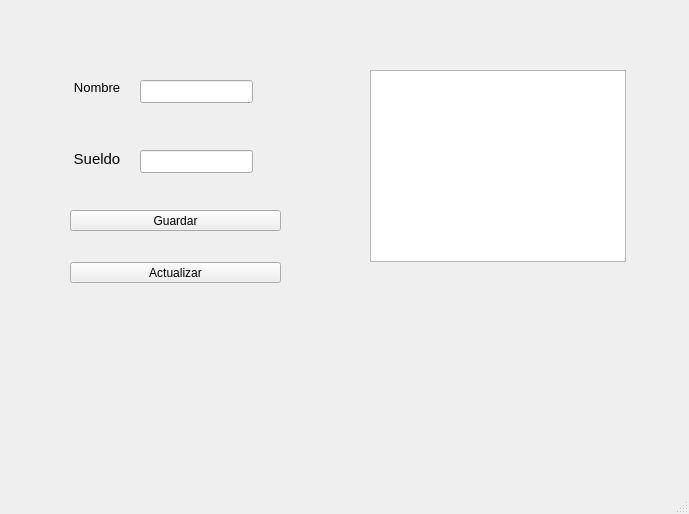
<?xml version="1.0" encoding="UTF-8"?>
<ui version="4.0">
 <class>MainWindow</class>
 <widget class="QMainWindow" name="MainWindow">
  <property name="geometry">
   <rect>
    <x>0</x>
    <y>0</y>
    <width>689</width>
    <height>514</height>
   </rect>
  </property>
  <property name="windowTitle">
   <string>MainWindow</string>
  </property>
  <widget class="QWidget" name="centralwidget">
   <widget class="QLineEdit" name="nombre">
    <property name="geometry">
     <rect>
      <x>140</x>
      <y>80</y>
      <width>113</width>
      <height>23</height>
     </rect>
    </property>
   </widget>
   <widget class="QLabel" name="label">
    <property name="geometry">
     <rect>
      <x>70</x>
      <y>80</y>
      <width>54</width>
      <height>15</height>
     </rect>
    </property>
    <property name="text">
     <string>&lt;html&gt;&lt;head/&gt;&lt;body&gt;&lt;p align=&quot;center&quot;&gt;&lt;span style=&quot; font-size:10pt;&quot;&gt;Nombre&lt;/span&gt;&lt;/p&gt;&lt;/body&gt;&lt;/html&gt;</string>
    </property>
   </widget>
   <widget class="QLineEdit" name="lineEdit_2">
    <property name="geometry">
     <rect>
      <x>140</x>
      <y>150</y>
      <width>113</width>
      <height>23</height>
     </rect>
    </property>
    <property name="text">
     <string/>
    </property>
   </widget>
   <widget class="QLabel" name="label_2">
    <property name="geometry">
     <rect>
      <x>70</x>
      <y>150</y>
      <width>54</width>
      <height>15</height>
     </rect>
    </property>
    <property name="text">
     <string>&lt;html&gt;&lt;head/&gt;&lt;body&gt;&lt;p align=&quot;center&quot;&gt;&lt;span style=&quot; font-size:11pt;&quot;&gt;Sueldo&lt;/span&gt;&lt;/p&gt;&lt;/body&gt;&lt;/html&gt;</string>
    </property>
   </widget>
   <widget class="QPushButton" name="guardar">
    <property name="geometry">
     <rect>
      <x>70</x>
      <y>210</y>
      <width>211</width>
      <height>21</height>
     </rect>
    </property>
    <property name="text">
     <string>Guardar</string>
    </property>
   </widget>
   <widget class="QPushButton" name="actualizar">
    <property name="geometry">
     <rect>
      <x>70</x>
      <y>262</y>
      <width>211</width>
      <height>21</height>
     </rect>
    </property>
    <property name="text">
     <string>Actualizar</string>
    </property>
   </widget>
   <widget class="QTableWidget" name="listaEmpleados">
    <property name="geometry">
     <rect>
      <x>370</x>
      <y>70</y>
      <width>256</width>
      <height>192</height>
     </rect>
    </property>
   </widget>
  </widget>
  <widget class="QMenuBar" name="menubar">
   <property name="geometry">
    <rect>
     <x>0</x>
     <y>0</y>
     <width>689</width>
     <height>21</height>
    </rect>
   </property>
  </widget>
  <widget class="QStatusBar" name="statusbar"/>
 </widget>
 <resources/>
 <connections/>
</ui>
